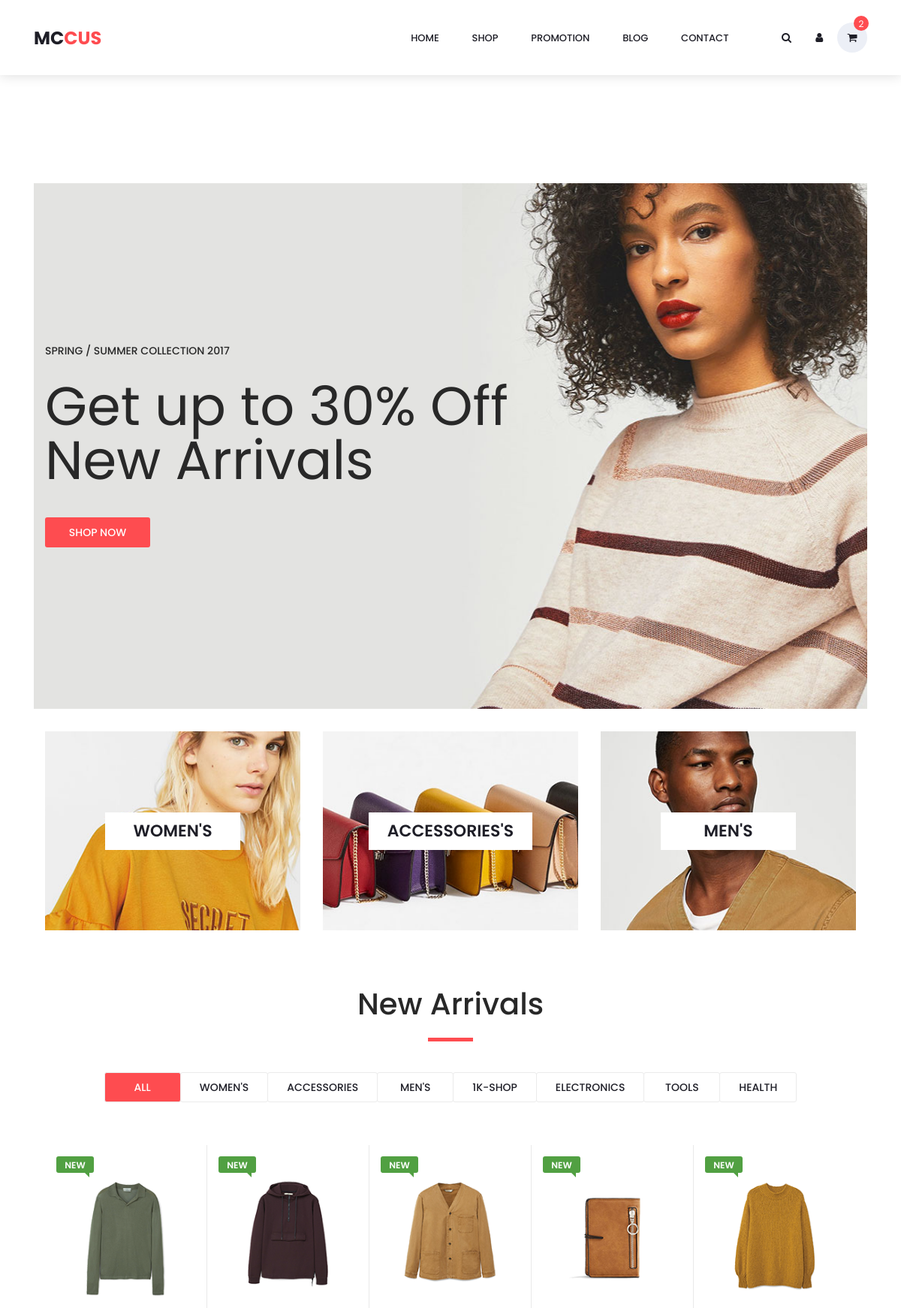
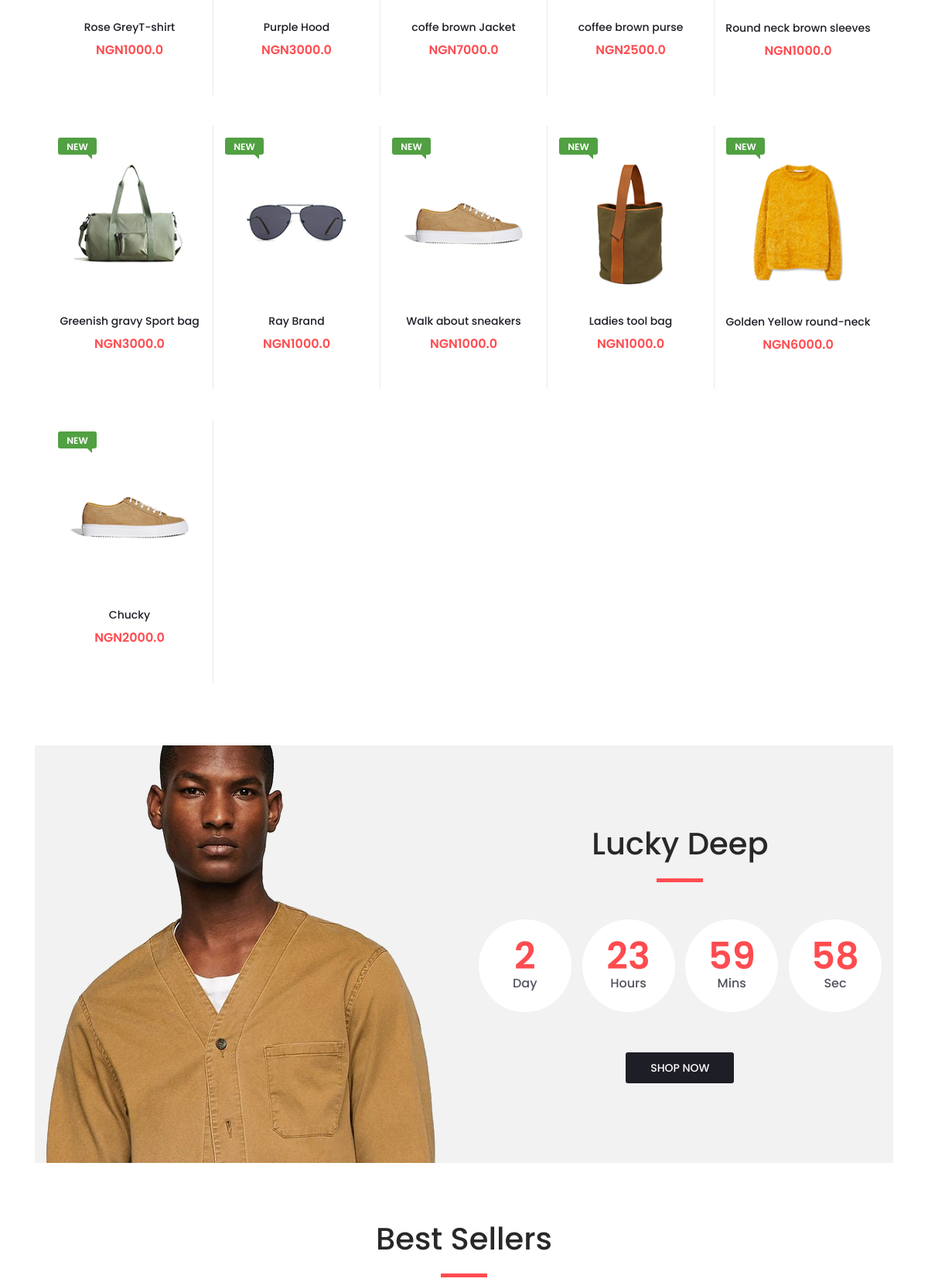
The page / (upper part) on the database its author committed (2 pictures, top to bottom).
### pages/models.py (models this page shows, shortened)
class Product(models.Model):
    product_name = models.CharField(max_length=255)
    store_name = models.ForeignKey(
        get_user_model(),
        on_delete=models.CASCADE,
    )
    category = models.CharField(max_length=255)
    price = models.FloatField()
    stock = models.IntegerField()
    image_url = models.CharField(max_length=2083)
    created_at = models.DateTimeField(auto_now_add=True)
    description = models.TextField()
    description = models.TextField()

### pages/views.py (the view)
# urls.py: path('', home_page_view, name='home'),
def home_page_view(request):
    return render(request, 'home.html', {
        'all_products_list': Product.objects.all(),
        'all_posts_list': Post.objects.all()
    })

### templates/home.html (shortened to what this page needs)
{% extends 'base.html' %}
{% load static %}
{% block content %}
<h1>Homepage</h1>
<div class="super_container">
	<div class="main_slider" style="background-image:url({% static 'images/slider_1.jpg' %})">
			<div class="container fill_height">
				<div class="row align-items-center fill_height">
					<div class="col">
						<div class="main_slider_content">
							<h6>Spring / Summer Collection 2017</h6>
							<h1>Get up to 30% Off New Arrivals</h1>
							<div class="red_button shop_now_button"><a href="#">shop now</a></div>
						</div>
					</div>
				</div>
			</div>
	</div>
	<div class="banner">
			<div class="container">
				<div class="row">
					<div class="col-md-4">
						<div class="banner_item align-items-center"
							style="background-image:url({% static 'images/banner_1.jpg' %})">
							<div class="banner_category">
								<a href="categories.html">women's</a>
							</div>
						</div>
					</div>
					<div class="col-md-4">
						<div class="banner_item align-items-center"
							style="background-image:url({% static 'images/banner_2.jpg' %})">
							<div class="banner_category">
								<a href="categories.html">accessories's</a>
							</div>
						</div>
					</div>
					<div class="col-md-4">
						<div class="banner_item align-items-center"
							style="background-image:url({% static 'images/banner_3.jpg' %})">
							<div class="banner_category">
								<a href="categories.html">men's</a>
							</div>
						</div>
					</div>
				</div>
			</div>
	</div>
	<div class="new_arrivals">
			<div class="container">
				<div class="row">
					<div class="col text-center">
						<div class="section_title new_arrivals_title">
							<h2>New Arrivals</h2>
						</div>
					</div>
				</div>
				<div class="row align-items-center">
					<div class="col text-center">
						<div class="new_arrivals_sorting">
							<ul class="arrivals_grid_sorting clearfix button-group filters-button-group">
								<li class="grid_sorting_button button d-flex flex-column justify-content-center align-items-center active is-checked"
									data-filter="*">all</li>
								<li class="grid_sorting_button button d-flex flex-column justify-content-center align-items-center"
									data-filter=".women">women's</li>
								<li class="grid_sorting_button button d-flex flex-column justify-content-center align-items-center"
									data-filter=".accessories">accessories</li>
								<li class="grid_sorting_button button d-flex flex-column justify-content-center align-items-center"
									data-filter=".men">men's</li>
								<li class="grid_sorting_button button d-flex flex-column justify-content-center align-items-center"
									data-filter=".1k-shop">1k-shop</li>
								<li class="grid_sorting_button button d-flex flex-column justify-content-center align-items-center"
									data-filter=".electronics">electronics</li>
								<li class="grid_sorting_button button d-flex flex-column justify-content-center align-items-center"
									data-filter=".tool">tools</li>
								<li class="grid_sorting_button button d-flex flex-column justify-content-center align-items-center"
									data-filter=".health">health</li>
							</ul>
						</div>
					</div>
				</div>
				<div class="row">
					<div class="col">
						<div class="product-grid"
							data-isotope='{ "itemSelector": ".product-item", "layoutMode": "fitRows" }'>
							{% for product in all_products_list %}
							<div class="product-item {{product.category}}">
								<div class="product product_filter">
									<div class="product_image">
										<img src="{{MEDIA_URL}}{{product.image_url}}" alt="product-image">
									</div>
									<div
										class="product_bubble product_bubble_left product_bubble_green d-flex flex-column align-items-center">
										<span>new</span></div>
									<div class="product_info">
										<h6 class="product_name"><a href="{% url 'product_detail' product.pk %}">{{product.product_name}}</a></h6>
										<div class="product_price">NGN{{product.price}}</div>
									</div>
								</div>
							</div>
							{% endfor %}
						</div>
					</div>
				</div>
			</div>
	</div>
	<div class="deal_ofthe_week">
			<div class="container">
				<div class="row align-items-center">
					<div class="col-lg-6">
						<div class="deal_ofthe_week_img">
							<img src="{% static 'images/deal_ofthe_week.png' %}" alt="">
						</div>
					</div>
					<div class="col-lg-6 text-right deal_ofthe_week_col">
						<div class="deal_ofthe_week_content d-flex flex-column align-items-center float-right">
							<div class="section_title">
								<h2>Lucky Deep</h2>
							</div>
							<ul class="timer">
								<li class="d-inline-flex flex-column justify-content-center align-items-center">
									<div id="day" class="timer_num">03</div>
									<div class="timer_unit">Day</div>
								</li>
								<li class="d-inline-flex flex-column justify-content-center align-items-center">
									<div id="hour" class="timer_num">15</div>
									<div class="timer_unit">Hours</div>
								</li>
								<li class="d-inline-flex flex-column justify-content-center align-items-center">
									<div id="minute" class="timer_num">45</div>
									<div class="timer_unit">Mins</div>
								</li>
								<li class="d-inline-flex flex-column justify-content-center align-items-center">
									<div id="second" class="timer_num">23</div>
									<div class="timer_unit">Sec</div>
								</li>
							</ul>
							<div class="red_button deal_ofthe_week_button"><a href="#">shop now</a></div>
						</div>
					</div>
				</div>
			</div>
	</div>
	<div class="best_sellers">
			<div class="container">
				<div class="row">
					<div class="col text-center">
						<div class="section_title new_arrivals_title">
							<h2>Best Sellers</h2>
						</div>
					</div>
				</div>
				<div class="row">
					<div class="col">
					</div>
				</div>
			</div>
	</div>
</div >
{% endblock content %}

### rows shown on the page
Product: shows a picture, product_name "Rose GreyT-shirt", price "1000.0"
Product: shows a picture, product_name "Purple Hood", price "3000.0"
Product: shows a picture, product_name "coffe brown Jacket", price "7000.0"
Product: shows a picture, product_name "coffee brown purse", price "2500.0"
Product: shows a picture, product_name "Round neck brown sleeves", price "1000.0"
Product: shows a picture, product_name "Greenish gravy Sport bag", price "3000.0"
Product: shows a picture, product_name "Ray Brand", price "1000.0"
Product: product_name "Walk about sneakers", price "1000.0"
Product: shows a picture, product_name "Ladies tool bag", price "1000.0"
Product: shows a picture, product_name "Golden Yellow round-neck", price "6000.0"
Product: product_name "Chucky", price "2000.0"
